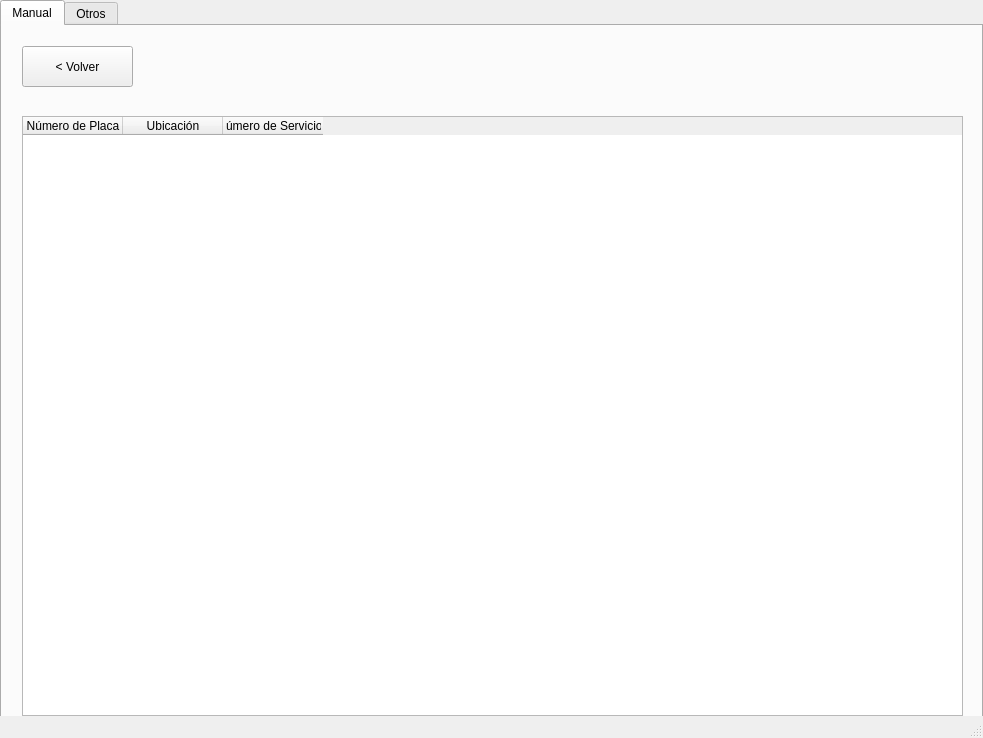
<?xml version="1.0" encoding="UTF-8"?>
<ui version="4.0">
 <class>CentroGarantiaVehiculo</class>
 <widget class="QMainWindow" name="CentroGarantiaVehiculo">
  <property name="geometry">
   <rect>
    <x>0</x>
    <y>0</y>
    <width>983</width>
    <height>738</height>
   </rect>
  </property>
  <property name="windowTitle">
   <string>Centro de Garantía y Vehículos</string>
  </property>
  <widget class="QWidget" name="centralwidget">
   <widget class="QTabWidget" name="tabWidget">
    <property name="geometry">
     <rect>
      <x>0</x>
      <y>0</y>
      <width>983</width>
      <height>738</height>
     </rect>
    </property>
    <property name="sizePolicy">
     <sizepolicy hsizetype="Preferred" vsizetype="Expanding">
      <horstretch>0</horstretch>
      <verstretch>0</verstretch>
     </sizepolicy>
    </property>
    <property name="currentIndex">
     <number>0</number>
    </property>
    <widget class="QWidget" name="tab">
     <attribute name="title">
      <string>Manual</string>
     </attribute>
     <widget class="QStackedWidget" name="stackedWidget">
      <property name="geometry">
       <rect>
        <x>0</x>
        <y>0</y>
        <width>981</width>
        <height>701</height>
       </rect>
      </property>
      <property name="sizePolicy">
       <sizepolicy hsizetype="Expanding" vsizetype="Preferred">
        <horstretch>0</horstretch>
        <verstretch>0</verstretch>
       </sizepolicy>
      </property>
      <property name="currentIndex">
       <number>1</number>
      </property>
      <widget class="QWidget" name="page">
       <widget class="QTableWidget" name="clienteTableWidget">
        <property name="geometry">
         <rect>
          <x>20</x>
          <y>90</y>
          <width>941</width>
          <height>600</height>
         </rect>
        </property>
        <property name="sizePolicy">
         <sizepolicy hsizetype="Expanding" vsizetype="Expanding">
          <horstretch>0</horstretch>
          <verstretch>0</verstretch>
         </sizepolicy>
        </property>
        <property name="accessibleName">
         <string notr="true"/>
        </property>
        <property name="accessibleDescription">
         <string notr="true"/>
        </property>
        <property name="alternatingRowColors">
         <bool>false</bool>
        </property>
        <property name="wordWrap">
         <bool>true</bool>
        </property>
        <attribute name="horizontalHeaderCascadingSectionResizes">
         <bool>false</bool>
        </attribute>
        <attribute name="horizontalHeaderStretchLastSection">
         <bool>false</bool>
        </attribute>
        <attribute name="verticalHeaderVisible">
         <bool>false</bool>
        </attribute>
        <column>
         <property name="text">
          <string>Nombre</string>
         </property>
        </column>
        <column>
         <property name="text">
          <string>Cedula</string>
         </property>
        </column>
        <column>
         <property name="text">
          <string>Número de Carros</string>
         </property>
        </column>
        <column>
         <property name="text">
          <string>Fecha de Registro</string>
         </property>
        </column>
        <column>
         <property name="text">
          <string>Número de Contacto</string>
         </property>
        </column>
       </widget>
       <widget class="QLineEdit" name="lineEdit">
        <property name="geometry">
         <rect>
          <x>20</x>
          <y>20</y>
          <width>231</width>
          <height>41</height>
         </rect>
        </property>
        <property name="toolTip">
         <string/>
        </property>
        <property name="placeholderText">
         <string>Ingrese el nombre del cliente</string>
        </property>
       </widget>
       <widget class="QPushButton" name="pushButton">
        <property name="geometry">
         <rect>
          <x>610</x>
          <y>20</y>
          <width>111</width>
          <height>41</height>
         </rect>
        </property>
        <property name="styleSheet">
         <string notr="true">background-color: rgb(0, 0, 255);
color: rgb(255, 255, 255);</string>
        </property>
        <property name="text">
         <string>Seleccionar</string>
        </property>
       </widget>
       <widget class="QPushButton" name="pushButton_5">
        <property name="geometry">
         <rect>
          <x>850</x>
          <y>20</y>
          <width>111</width>
          <height>41</height>
         </rect>
        </property>
        <property name="styleSheet">
         <string notr="true">background-color: rgb(255, 0, 0);
color: rgb(255, 255, 255);</string>
        </property>
        <property name="text">
         <string>Eliminar</string>
        </property>
       </widget>
       <widget class="QPushButton" name="pushButton_2">
        <property name="geometry">
         <rect>
          <x>730</x>
          <y>20</y>
          <width>111</width>
          <height>41</height>
         </rect>
        </property>
        <property name="styleSheet">
         <string notr="true">background-color: rgb(0, 170, 0);
color: rgb(255, 255, 255);</string>
        </property>
        <property name="text">
         <string>Agregar</string>
        </property>
       </widget>
      </widget>
      <widget class="QWidget" name="page_2">
       <widget class="QPushButton" name="pushButton_3">
        <property name="geometry">
         <rect>
          <x>20</x>
          <y>20</y>
          <width>111</width>
          <height>41</height>
         </rect>
        </property>
        <property name="text">
         <string>&lt; Volver</string>
        </property>
       </widget>
       <widget class="QTableWidget" name="vehiculosClienteTable">
        <property name="geometry">
         <rect>
          <x>20</x>
          <y>90</y>
          <width>941</width>
          <height>600</height>
         </rect>
        </property>
        <property name="sizePolicy">
         <sizepolicy hsizetype="Expanding" vsizetype="Expanding">
          <horstretch>40</horstretch>
          <verstretch>0</verstretch>
         </sizepolicy>
        </property>
        <column>
         <property name="text">
          <string>Número de Placa</string>
         </property>
        </column>
        <column>
         <property name="text">
          <string>Ubicación</string>
         </property>
        </column>
        <column>
         <property name="text">
          <string>Número de Servicios</string>
         </property>
        </column>
       </widget>
      </widget>
      <widget class="QWidget" name="page_3"/>
     </widget>
    </widget>
    <widget class="QWidget" name="tab_2">
     <attribute name="title">
      <string>Otros</string>
     </attribute>
    </widget>
   </widget>
  </widget>
  <widget class="QStatusBar" name="statusbar"/>
 </widget>
 <resources/>
 <connections/>
</ui>
